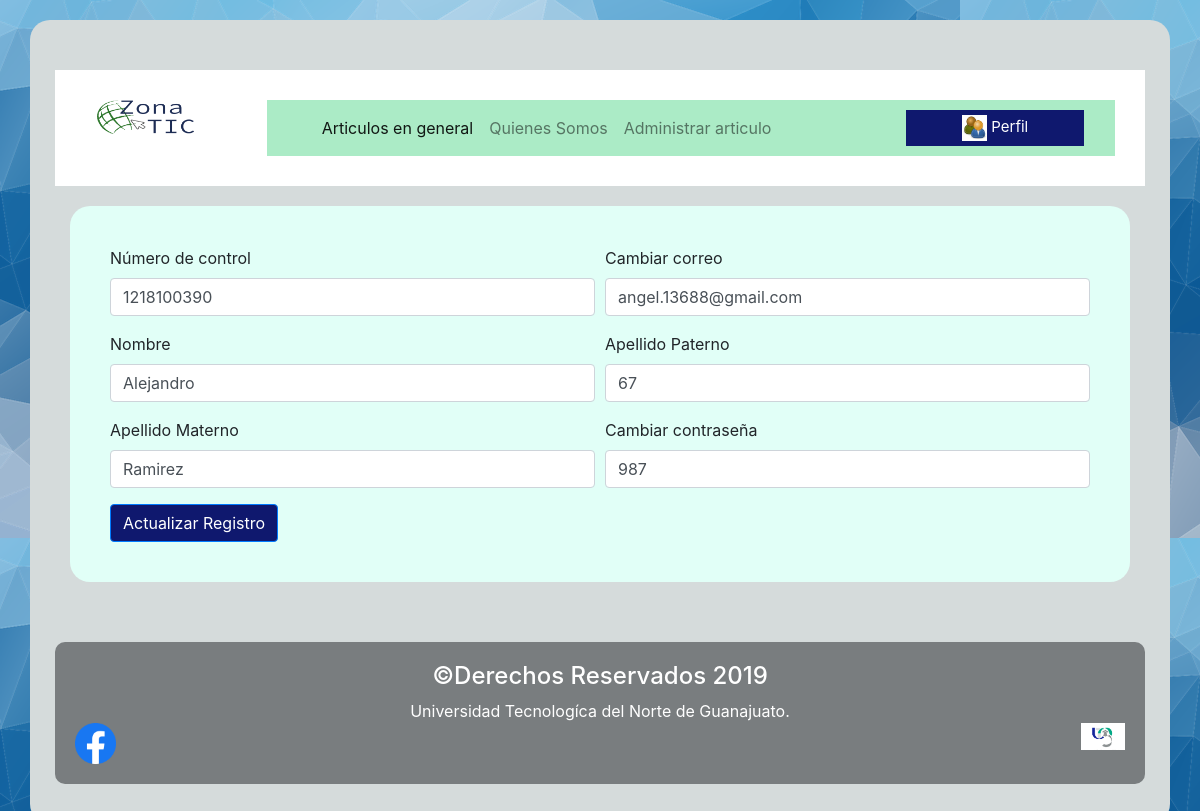
The app's page /usuarios/editarperfil.php?numControl=1218100390 with its own data.
### tables this page shows
CREATE TABLE `usuario` (
  `numControl` varchar(15) NOT NULL,
  `idUsuario` varchar(15) NOT NULL,
  `correo` varchar(100) NOT NULL,
  `nombre` varchar(50) NOT NULL,
  `apellidoPat` varchar(30) NOT NULL,
  `apellidoMat` varchar(30) NOT NULL,
  `contrasena` varchar(15) NOT NULL
);

### usuarios/editarperfil.php (the view, shortened to what this page needs)
<!DOCTYPE html>
<html lang="es">
<head>
    <link rel="stylesheet" type="text/css" href="../css/bootstrap.min.css">
    <link rel="stylesheet" href="../css/style.css" />
</head>
<body background="../img/fondo7.png">
	<section class="container">
<div class="row margen">
		<div class="col-md-2 header">
			<img src="../img/logon.png" class="img" />
		</div>
		<div class="col-md-10 header">
			<div class="container-fluid">
				<header>
					<nav class="navbar navbar-expand-lg navbar-light">
						<div class="collapse navbar-collapse" id="navbarSupportedContent">
							<ul class="navbar-nav mr-auto">
								<li class="nav-item active"><a class="nav-link"
									href="../">Articulos en general</a></li>
								<li class="nav-item"><a class="nav-link"
									href="nosotros.php">Quienes Somos</a></li>
								<li class="nav-item"><a class="nav-link"
									href="misarticulos.php">Administrar
										articulo</a></li>
							</ul>
							<div class="dropdown">
								<button onclick="myFunction()" class="dropbtn">
									<img src="../img/16.jpg" width="15%" /> Perfil
								</button>
							</div>
						</div>
					</nav>
				</header>
			</div>
	</div>
</div>
		<div class="perfil">
		<?php
					$numControl=$_REQUEST['numControl'];
					$server = "databaseic.mysql.database.azure.com";
                    $usuario ="tacodorado@databaseic";
                    $contraseña = "taco.123";
                    $bd = "zona_tic";
                    $conexion = mysqli_connect($server, $usuario, $contraseña, $bd) or die ("Error en la conexion");
                    $query="SELECT * from usuario WHERE numControl='$numControl'";
                    $resultados= $conexion->query($query);
                    $row=$resultados->fetch_assoc();
                    ?>
			<form action="actualizar.php?<?php echo $row['numControl']; ?>" method="POST">
				<div class="form-row">
					<div class="form-group col-md-6">
						<label for="inputEmail4">Número de control</label>
						<input type="text" name="txtnumControl" class="form-control" id="inputEmail4" placeholder="número de control" value=<?php echo $row['numControl']; ?> required >
					</div>
					<div class="form-group col-md-6">
						<label for="">Cambiar correo</label>
						<input type="email" name="txtcorreo" class="form-control" id="inputEmail15" placeholder="Ingresa tu correo nuevo" value=<?php echo $row['correo']; ?> required >
					</div>
					<div class="form-group col-md-6">
						<label for="">Nombre</label>
						<input type="text" name="txtnombre" class="form-control" id="inputEmail15" placeholder="Ingresa tu nuevo nombre" value=<?php echo $row['nombre']; ?> required>
					</div>
					<div class="form-group col-md-6">
						<label for="">Apellido Paterno</label>
						<input type="text" name="txtapellidoPat" class="form-control" id="inputEmail15" placeholder="Ingresa tu nuevo apellido paterno" value=<?php echo $row['apellidoPat']; ?> required >
					</div>
					<div class="form-group col-md-6">
						<label for="">Apellido Materno</label>
						<input type="text" name="txtapellidoMat" class="form-control" id="inputEmail15" placeholder="Ingresa tu nuevo apellido materno" value=<?php echo $row['apellidoMat']; ?> required >
					</div>
					<div class="form-group col-md-6">
						<label for="inputPassword4">Cambiar contraseña</label>
						<input type="text" name="txtcontrasena" class="form-control" id="inputPassword4" placeholder="Ingresa tu contraseña nueva" value=<?php echo $row['contrasena']; ?> required>
					</div>
				</div>
				<input type="submit" value="Actualizar Registro" name="btnActualizar" class="btn btn-primary">
			</form>
		</div>
		<div class="row margen">
				<div class="col-md-12 pie">
					<footer>
						<h4>©Derechos Reservados 2019</h4>
						Universidad Tecnologíca del Norte de Guanajuato.
					</footer>
					<div class="linkUTN">
						<a title="UTNG" href="https://www.utng.edu.mx/">
						<img class="linkUTNG" width="15%" src="../img/linkUTNG.png" alt="UTNG" />
						</a>
					</div>
					<div class="linkfacebook">
						<a title="UTNG" href="https://es-la.facebook.com/UTNGDOLORESHIDALGO-222209577812067/">
						<img class="linkUTNG" width="8%" src="../img/logofacebook.png" alt="UTNG" />
						</a>
					</div>
				</div>
			</div>
	</section>
</body>
</html>

### css/style.css (style rules this page uses)
.container { background: #D5DBDB; margin-top: 50px; margin-block-end: 50px; margin: 20px auto; padding: 40px; border-radius: 20px; }
.perfil { background:rgb(225, 255, 247) ; margin-top: 50px; margin-block-end: 50px; margin: 20px auto; padding: 40px; border-radius: 20px; }
.img { display: block; margin: 0 auto; max-width: 100%; width:80% ; }
.linkUTN { float: right; text-align: right; align-content: left; margin-left: 20%; }
.linkfacebook { float: left; text-align: left; align-content: left; margin-left:; }
.header { background-color: white; padding: 30px; }
.margen { margin-top: 10px; }
.pie { background-color: #797D7F; border-radius: 10px; text-align: center; color: white; margin-top: 40px; padding: 20px; float: center; }
.container-fluid { background: #ABEBC6; display: inline-block; text-align: center; }
.navbar-nav { text-align: center; display: inline-flex; width: 100%; }
.btn { align-content: center; background: rgb(15, 24, 110) }
.dropbtn { background-color:rgb(15, 24, 110); color: white; padding: 5px; font-size: 15px; border: none; cursor: pointer; }
.dropdown { position: relative; display: inline-block; width: 30%; margin-left: auto; margin-right: auto; }

### records on screen
usuario: txtnumControl "1218100390", txtcorreo "angel.13688@gmail.com", txtnombre "Alejandro", txtapellidoPat "67", txtapellidoMat "Ramirez", txtcontrasena "987"
